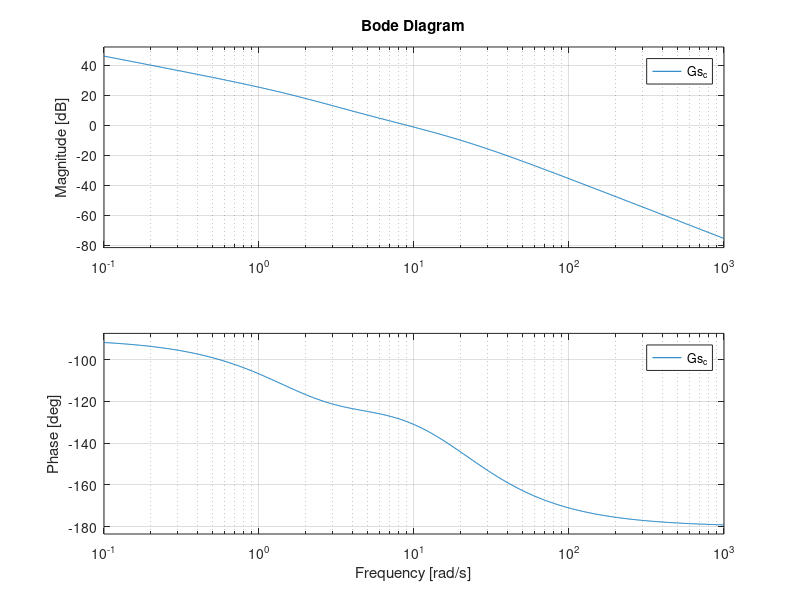
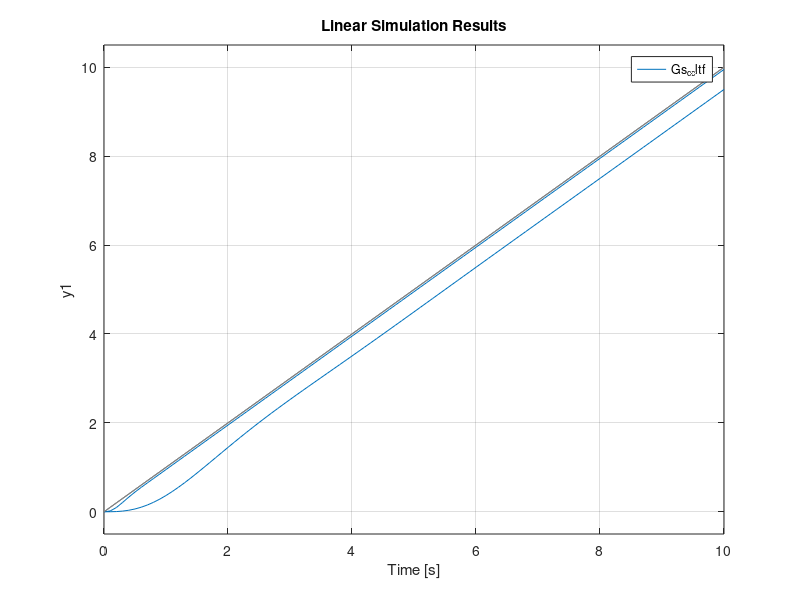

Here is the MATLAB script that generated these plots, in order:
clc;
clear;
close all;
z1=[];p1=[0;-2];k1=[4];
Gs=zpk(z1,p1,k1);
Gs_cltf=feedback(Gs,1);
subplot(121)
bode(Gs);
z2=[-4.4];p2=[-18.3];k2=[41.7];
Gcs=zpk(z2,p2,k2);
Gs_c=Gcs*Gs;
subplot(122)
bode(Gs_c);
Gs_c_cltf=feedback(Gs_c,1);
figure;
t=0:0.1:10;
lsim(Gs_cltf,t,t)
hold on;
lsim(Gs_c_cltf,t,t);
